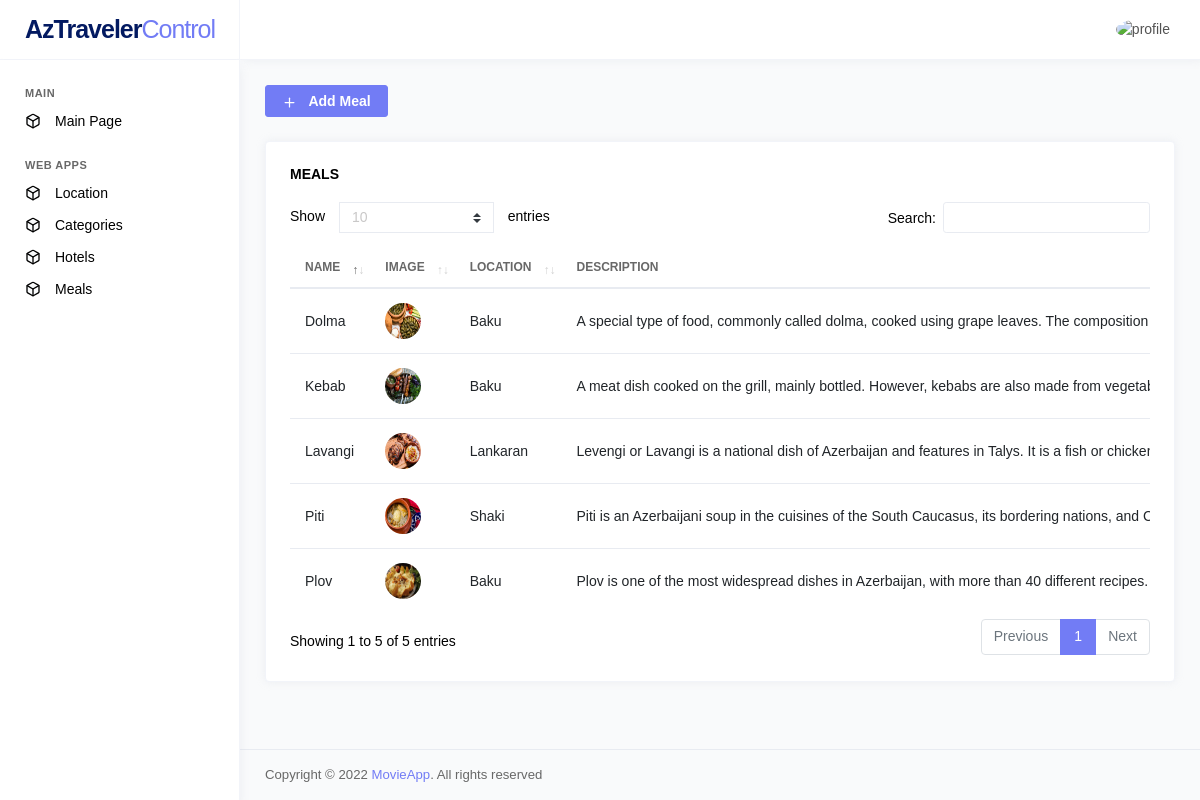
The app's page /meals/ (signed in) with its own data.
### main/models.py (models this page shows, shortened)
class Meal(models.Model):
    meal_id = models.BigAutoField(primary_key=True)
    meal_name = models.CharField(max_length=100)
    meal_image = models.ImageField(null=True, blank=True, upload_to='media/')
    meal_description = models.TextField()
    meal_location = models.ForeignKey(Location, on_delete=models.CASCADE)

class Location(models.Model):
    location_id = models.BigAutoField(primary_key=True)
    location_name = models.CharField(max_length=100)
    location_image = models.ImageField(null=True, blank=True, upload_to='media/')
    created_at = models.DateField(auto_now_add=True)
    updated_at = models.DateField(auto_now_add=True)
    categories = models.ManyToManyField(Category)

### user/views.py (the view)
# urls.py: path('meals/', views.meals, name='meals'),
@login_required
def meals(request):
    context = {
        "meals": Meal.objects.all(),
        "title": "Meals"
    }
    return render(request, 'meals/meals.html', context)

### templates/meals/meals.html (shortened to what this page needs)
{% extends 'layout.html' %}
{% load static  %}
{% block cssimports %}
<link rel="stylesheet" href="{% static 'vendors/datatables.net-bs4/dataTables.bootstrap4.css' %}">
{% endblock %}
{% block content %}
<div class="d-flex justify-content-between align-items-center flex-wrap grid-margin">
    <div class="d-flex align-items-center flex-wrap text-nowrap">
      <a href="/meals/create/" class="btn btn-primary btn-icon-text mb-2 mb-md-0">
        <i class="btn-icon-prepend" data-feather="plus"></i>
        Add Meal
      </a>
    </div>
  </div>
				<div class="row">
					<div class="col-md-12 grid-margin stretch-card">
            <div class="card">
              <div class="card-body">
                <h6 class="card-title">Meals</h6>
                <div class="table-responsive">
                  <table id="myTable" class="table">
                    <thead>
                      <tr>
                        <th>Name</th>
                        <th>Image</th>
                        <th>Location</th>
                        <th>Description</th>
                      </tr>
                    </thead>
                    <tbody>
                      {% for meal in meals %}
                        <tr>
                          <td>{{ meal.meal_name }}</td>
                          <td><img src="{{ meal.meal_image.url }}"></img></td>
                            <td>{{  meal.meal_location.location_name }}</td>
                            <td>{{ meal.meal_description }}</td>
                        </tr>
                      {% endfor %}
                    </tbody>
                  </table>
                </div>
              </div>
            </div>
					</div>
				</div>
{% endblock %}

### records on screen
Meal: meal_name "Dolma", meal_image (picture), meal_location.location_name "Baku", meal_description "A special type of food, commonly called dolma, cooked using grape leaves. The composition…"
Meal: meal_name "Plov", meal_image (picture), meal_location.location_name "Baku", meal_description "Plov is one of the most widespread dishes in Azerbaijan, with more than 40 different recipes.…"
Meal: meal_name "Lavangi", meal_image (picture), meal_location.location_name "Lankaran", meal_description "Levengi or Lavangi is a national dish of Azerbaijan and features in Talys. It is a fish or…"
Meal: meal_name "Piti", meal_image (picture), meal_location.location_name "Shaki", meal_description "Piti is an Azerbaijani soup in the cuisines of the South Caucasus, its bordering nations, and…"
Meal: meal_name "Kebab", meal_image (picture), meal_location.location_name "Baku", meal_description "A meat dish cooked on the grill, mainly bottled. However, kebabs are also made from…"
